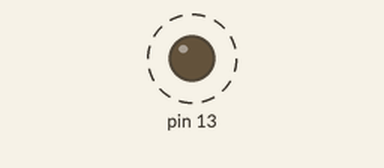
This sketch was run on a simulated Arduino Uno, built with avr-gcc and run on an emulated ATmega328P. Shown: output pins drawn as LEDs (lit = HIGH). Dashed ring = blinking. What the sketch prints to the serial monitor is not drawn.

Above: at 0.05 s.
Timing chart, 0 to 3.0 s (numbered marks = the images above):
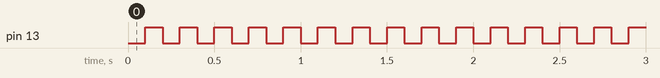

The sketch:

ISRBlink.ino
```cpp
#include <TimerOne.h>

void setup()
{
  Serial.begin(115200);
  Serial.println("setup");

  // Initialize the digital pin as an output.
  // Pin 13 has an LED connected on most Arduino boards
  pinMode(13, OUTPUT);

  Timer1.initialize(100000); // set a timer of length 100000 microseconds (or 0.1 sec - or 10Hz => the led will blink 5 times, 5 cycles of on-and-off, per second)
  Timer1.attachInterrupt( timerIsr ); // attach the service routine here
}

void loop()
{
  // Main code loop
  // TODO: Put your regular (non-ISR) logic here
}

/// --------------------------
/// Custom ISR Timer Routine
/// --------------------------
void timerIsr()
{
    Serial.println("timerIsr");
    // Toggle LED
    digitalWrite( 13, digitalRead( 13 ) ^ 1 );
}
```

Measured:
- by itself, pin 13: alternates HIGH for 0.10 s and LOW for 0.10 s
